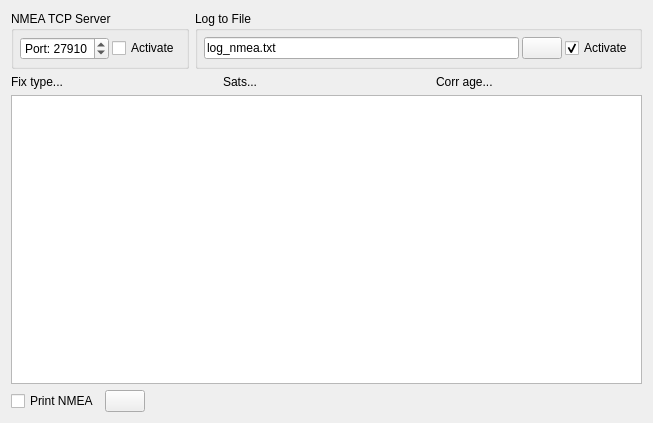
<?xml version="1.0" encoding="UTF-8"?>
<ui version="4.0">
 <class>NmeaWidget</class>
 <widget class="QWidget" name="NmeaWidget">
  <property name="geometry">
   <rect>
    <x>0</x>
    <y>0</y>
    <width>653</width>
    <height>423</height>
   </rect>
  </property>
  <property name="windowTitle">
   <string>Form</string>
  </property>
  <layout class="QVBoxLayout" name="verticalLayout">
   <item>
    <layout class="QHBoxLayout" name="horizontalLayout">
     <item>
      <widget class="QGroupBox" name="groupBox">
       <property name="title">
        <string>NMEA TCP Server</string>
       </property>
       <layout class="QHBoxLayout" name="horizontalLayout_6">
        <property name="spacing">
         <number>3</number>
        </property>
        <property name="leftMargin">
         <number>6</number>
        </property>
        <property name="topMargin">
         <number>6</number>
        </property>
        <property name="rightMargin">
         <number>6</number>
        </property>
        <property name="bottomMargin">
         <number>6</number>
        </property>
        <item>
         <widget class="QSpinBox" name="nmeaServerPortBox">
          <property name="prefix">
           <string>Port: </string>
          </property>
          <property name="maximum">
           <number>65535</number>
          </property>
          <property name="value">
           <number>27910</number>
          </property>
         </widget>
        </item>
        <item>
         <widget class="QCheckBox" name="nmeaServerActiveBox">
          <property name="text">
           <string>Activate</string>
          </property>
         </widget>
        </item>
       </layout>
      </widget>
     </item>
     <item>
      <widget class="QGroupBox" name="groupBox_6">
       <property name="title">
        <string>Log to File</string>
       </property>
       <layout class="QHBoxLayout" name="horizontalLayout_8">
        <property name="spacing">
         <number>3</number>
        </property>
        <property name="leftMargin">
         <number>6</number>
        </property>
        <property name="topMargin">
         <number>6</number>
        </property>
        <property name="rightMargin">
         <number>6</number>
        </property>
        <property name="bottomMargin">
         <number>6</number>
        </property>
        <item>
         <widget class="QLineEdit" name="nmeaLogEdit">
          <property name="text">
           <string>log_nmea.txt</string>
          </property>
         </widget>
        </item>
        <item>
         <widget class="QPushButton" name="nmeaLogChooseButton">
          <property name="toolTip">
           <string>Choose file...</string>
          </property>
          <property name="text">
           <string/>
          </property>
          <property name="icon">
           <iconset resource="resources.qrc">
            <normaloff>:/models/Icons/Open Folder-96.png</normaloff>:/models/Icons/Open Folder-96.png</iconset>
          </property>
         </widget>
        </item>
        <item>
         <widget class="QCheckBox" name="nmeaLogActiveBox">
          <property name="text">
           <string>Activate</string>
          </property>
          <property name="checked">
           <bool>true</bool>
          </property>
         </widget>
        </item>
       </layout>
      </widget>
     </item>
    </layout>
   </item>
   <item>
    <layout class="QHBoxLayout" name="horizontalLayout_3">
     <item>
      <widget class="QLabel" name="nmeaFixTypeLabel">
       <property name="text">
        <string>Fix type...</string>
       </property>
      </widget>
     </item>
     <item>
      <widget class="QLabel" name="nmeaSatsLabel">
       <property name="text">
        <string>Sats...</string>
       </property>
      </widget>
     </item>
     <item>
      <widget class="QLabel" name="nmeaCorrAgeLabel">
       <property name="text">
        <string>Corr age...</string>
       </property>
      </widget>
     </item>
    </layout>
   </item>
   <item>
    <widget class="QTextBrowser" name="nmeaBrowser">
     <property name="font">
      <font>
       <family>Monospace</family>
      </font>
     </property>
    </widget>
   </item>
   <item>
    <layout class="QHBoxLayout" name="horizontalLayout_10">
     <item>
      <widget class="QCheckBox" name="nmeaPrintBox">
       <property name="text">
        <string>Print NMEA</string>
       </property>
      </widget>
     </item>
     <item>
      <widget class="QPushButton" name="nmeaClearButton">
       <property name="toolTip">
        <string>Clear printed values</string>
       </property>
       <property name="text">
        <string/>
       </property>
       <property name="icon">
        <iconset resource="resources.qrc">
         <normaloff>:/models/Icons/Delete2-96.png</normaloff>:/models/Icons/Delete2-96.png</iconset>
       </property>
      </widget>
     </item>
     <item>
      <spacer name="horizontalSpacer_2">
       <property name="orientation">
        <enum>Qt::Orientation::Horizontal</enum>
       </property>
       <property name="sizeHint" stdset="0">
        <size>
         <width>40</width>
         <height>20</height>
        </size>
       </property>
      </spacer>
     </item>
    </layout>
   </item>
  </layout>
 </widget>
 <resources>
  <include location="resources.qrc"/>
 </resources>
 <connections>
  <connection>
   <sender>nmeaClearButton</sender>
   <signal>clicked()</signal>
   <receiver>nmeaBrowser</receiver>
   <slot>clear()</slot>
   <hints>
    <hint type="sourcelabel">
     <x>129</x>
     <y>398</y>
    </hint>
    <hint type="destinationlabel">
     <x>128</x>
     <y>354</y>
    </hint>
   </hints>
  </connection>
 </connections>
</ui>
